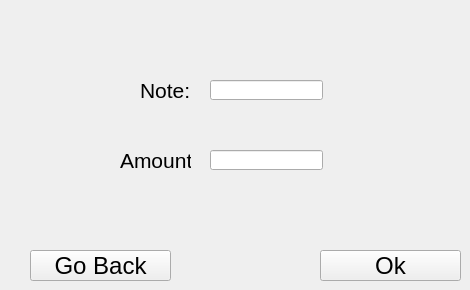
      <widget class="QWidget" name="page_17">
       <widget class="QLabel" name="labelnote_in">
        <property name="geometry">
         <rect>
          <x>140</x>
          <y>80</y>
          <width>51</width>
          <height>20</height>
         </rect>
        </property>
        <property name="font">
         <font>
          <pointsize>16</pointsize>
         </font>
        </property>
        <property name="text">
         <string>Note:</string>
        </property>
       </widget>
       <widget class="QLabel" name="labelamount_in">
        <property name="geometry">
         <rect>
          <x>120</x>
          <y>150</y>
          <width>71</width>
          <height>20</height>
         </rect>
        </property>
        <property name="font">
         <font>
          <pointsize>16</pointsize>
         </font>
        </property>
        <property name="text">
         <string>Amount:</string>
        </property>
       </widget>
       <widget class="QLineEdit" name="lineEditnote_in">
        <property name="geometry">
         <rect>
          <x>210</x>
          <y>80</y>
          <width>113</width>
          <height>20</height>
         </rect>
        </property>
       </widget>
       <widget class="QLineEdit" name="lineEditamount_in">
        <property name="geometry">
         <rect>
          <x>210</x>
          <y>150</y>
          <width>113</width>
          <height>20</height>
         </rect>
        </property>
       </widget>
       <widget class="QPushButton" name="pushButtongback_in">
        <property name="geometry">
         <rect>
          <x>30</x>
          <y>250</y>
          <width>141</width>
          <height>31</height>
         </rect>
        </property>
        <property name="font">
         <font>
          <pointsize>18</pointsize>
         </font>
        </property>
        <property name="text">
         <string>Go Back</string>
        </property>
       </widget>
       <widget class="QPushButton" name="pushButtonok_in">
        <property name="geometry">
         <rect>
          <x>320</x>
          <y>250</y>
          <width>141</width>
          <height>31</height>
         </rect>
        </property>
        <property name="font">
         <font>
          <pointsize>18</pointsize>
         </font>
        </property>
        <property name="text">
         <string>Ok</string>
        </property>
       </widget>
      </widget>
